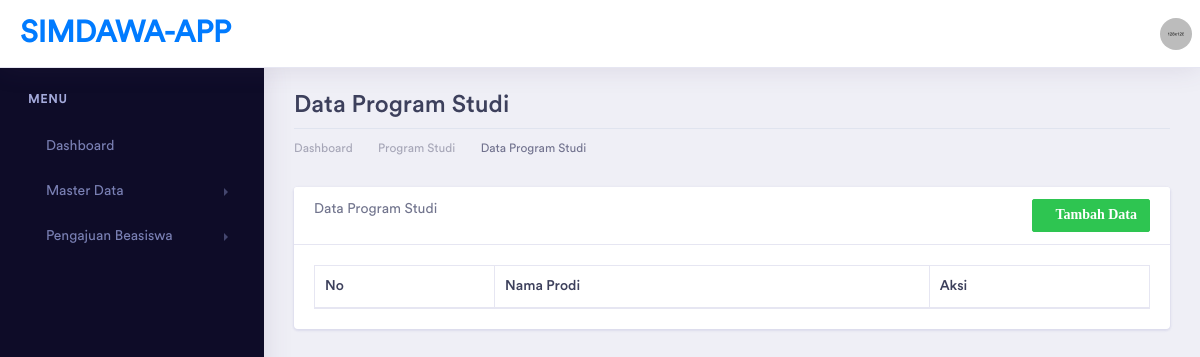
The page /index.php/prodi on the database as committed earlier.
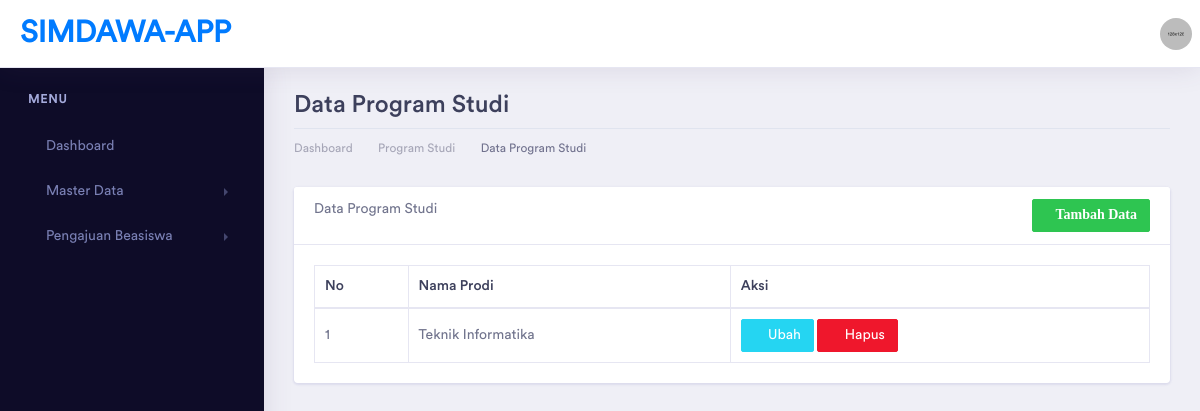
The same page on the database as committed later.
### tables this page shows
CREATE TABLE `prodi` (
  `id` int(11) NOT NULL,
  `nama_prodi` varchar(100) DEFAULT NULL
);

### application/controllers/Prodi.php (called while the page is built, shortened)
<?php
class Prodi extends CI_Controller
{
    function __construct()
    {
        $this->load->model('ProdiModel');
    }
    public function index()
    {
        $data['title'] = "Dashboard | SIMDAWA-APP";
        $data['prodi'] = $this->ProdiModel->get_prodi();
        $this->load->view('template/header', $data);
        $this->load->view('template/sidebar');
        $this->load->view('prodi/prodi_read', $data);
        $this->load->view('template/footer');
    }
}

### index.php (called while the page is built, shortened)
<?php
require_once BASEPATH.'core/CodeIgniter.php';

### application/models/ProdiModel.php (called while the page is built, shortened)
<?php
class ProdiModel extends CI_Model
{
    private $tabel = "prodi";
    public function get_prodi()
    {
        return $this->db->get($this->tabel)->result();
    }
}

### application/views/prodi/prodi_read.php (the view)
<div class="dashboard-wrapper">
    <div class="container-fluid dashboard-content">
        <div class="row">
            <div class="col-xl-12 col-lg-12 col-md-12 col-sm-12 col-12">
                <div class="page-header">
                    <h2 class="pageheader-title">Data Program Studi </h2>
                    <div class="page-breadcrumb">
                        <nav aria-label="breadcrumb">
                            <ol class="breadcrumb">
                                <li class="breadcrumb-item"><a href="<?= base_url('home') ?>" class="breadcrumb-link">Dashboard</a></li>
                                <li class="breadcrumb-item"><a href="<?= base_url('prodi') ?>" class="breadcrumb-link">Program Studi</a></li>
                                <li class="breadcrumb-item active" aria-current="page">Data Program Studi</li>
                            </ol>
                        </nav>
                    </div>
                </div>
            </div>
        </div>
        <div class="row">
            <div class="col-xl-12 col-lg-12 col-md-12 col-sm-12 col-12">
                <div class="card">
                    <div class="card-header">
                        Data Program Studi
                        <a href="<?= base_url('prodi/tambah') ?>" class="btn btn-sm btn-success float-right">
                            <i class="fas fa-plus">Tambah Data</i></a>
                    </div>
                    <div class="card-body">
                        <table class="table table-bordered" id="mytabel">
                            <thead>
                                <tr>
                                    <th>No</th>
                                    <th>Nama Prodi</th>
                                    <th>Aksi</th>
                                </tr>
                            </thead>
                            <tbody>
                                <?php $no = 1;
                                foreach ($prodi as $a) {
                                ?>
                                    <tr>
                                        <td><?= $no++ ?></td>
                                        <td><?= $a->nama_prodi ?></td>
                                        <td>
                                            <a href="<?= base_url('prodi/ubah/' . $a->id) ?>" class="btn btn-sm btn-info"><i class="fas fa-edit"></i> Ubah</a>
                                            <a href="<?= base_url('prodi/hapus/' . $a->id) ?>" class="btn btn-sm btn-danger" onclick="return confirm('Ingin hapus data ini?')"><i class="fas fa-trash"></i> Hapus</a>
                                        </td>
                                    </tr>
                                <?php
                                }
                                ?>
                            </tbody>
                        </table>
                    </div>
                </div>
            </div>
        </div>
    </div>
</div>

Rows that differ between the two databases and show on the page:
added prodi: nama_prodi "Teknik Informatika"
